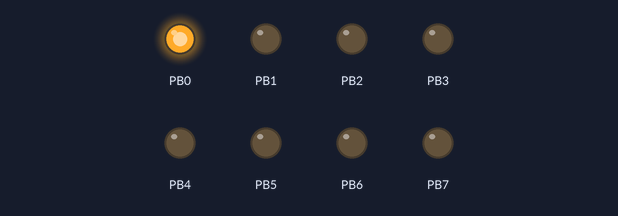
The program below on a simulated ATmega128, built with avr-gcc and emulated at 16 MHz. Shown: output pins drawn as LEDs (lit = HIGH).

Above: at 0.2 s.
At 1.2 s:
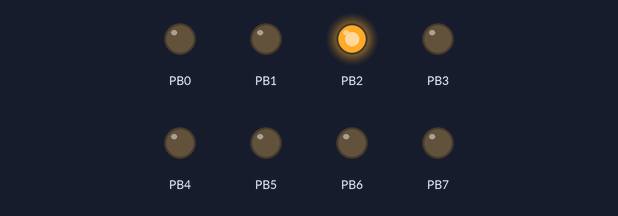
At 1.7 s:
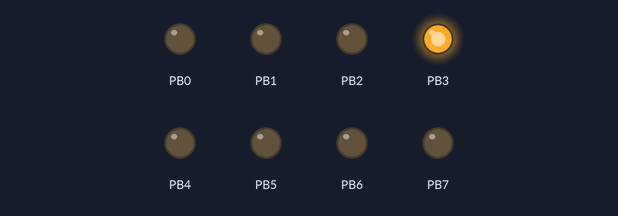
At 2.2 s:
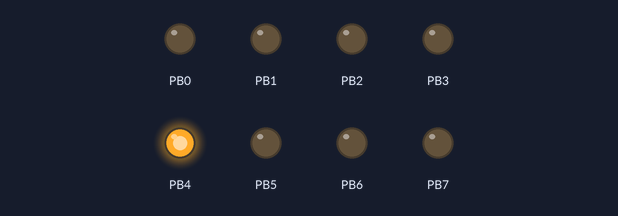
At 3.2 s:
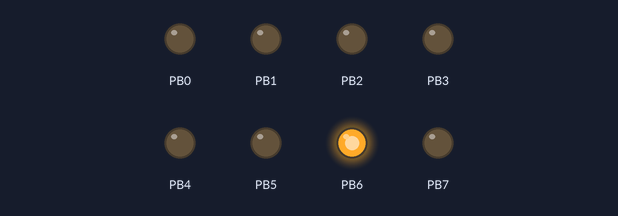
At 4.7 s:
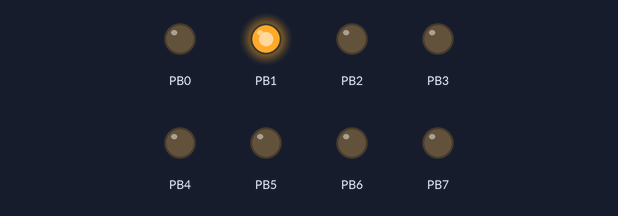
Timing chart, 0 to 5.2 s (numbered marks = the images above):
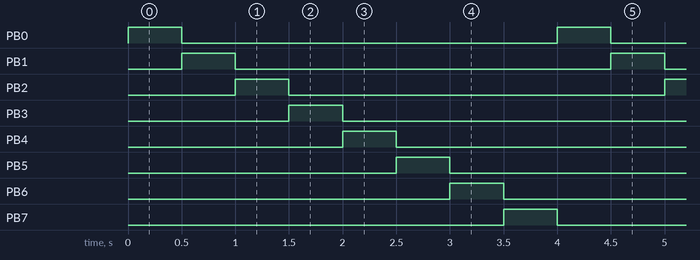

Measured:
- by itself, PB0–7: alternates HIGH for 0.50 s and LOW for 3.5 s
- by itself, everything shown: repeats every 4.0 s, in 8 steps

The program:

main.c
```c
#define F_CPU 16000000L
#include <avr/io.h>
#include <util/delay.h>

int main(void)
{
	char current_pattern_value;
	char next_pattern_value = 0x01;

	DDRB = 0xFF;				// PORT B 핀을 출력으로 설정

	while (1)
	{
		current_pattern_value = next_pattern_value;

		PORTB = current_pattern_value;	// 현재 패턴 표시

		// 다음 패턴값 생성
		next_pattern_value = current_pattern_value << 1;
		if(next_pattern_value == 0) next_pattern_value = 0x01;

		_delay_ms(500);
	}

	return 0;
}
```
